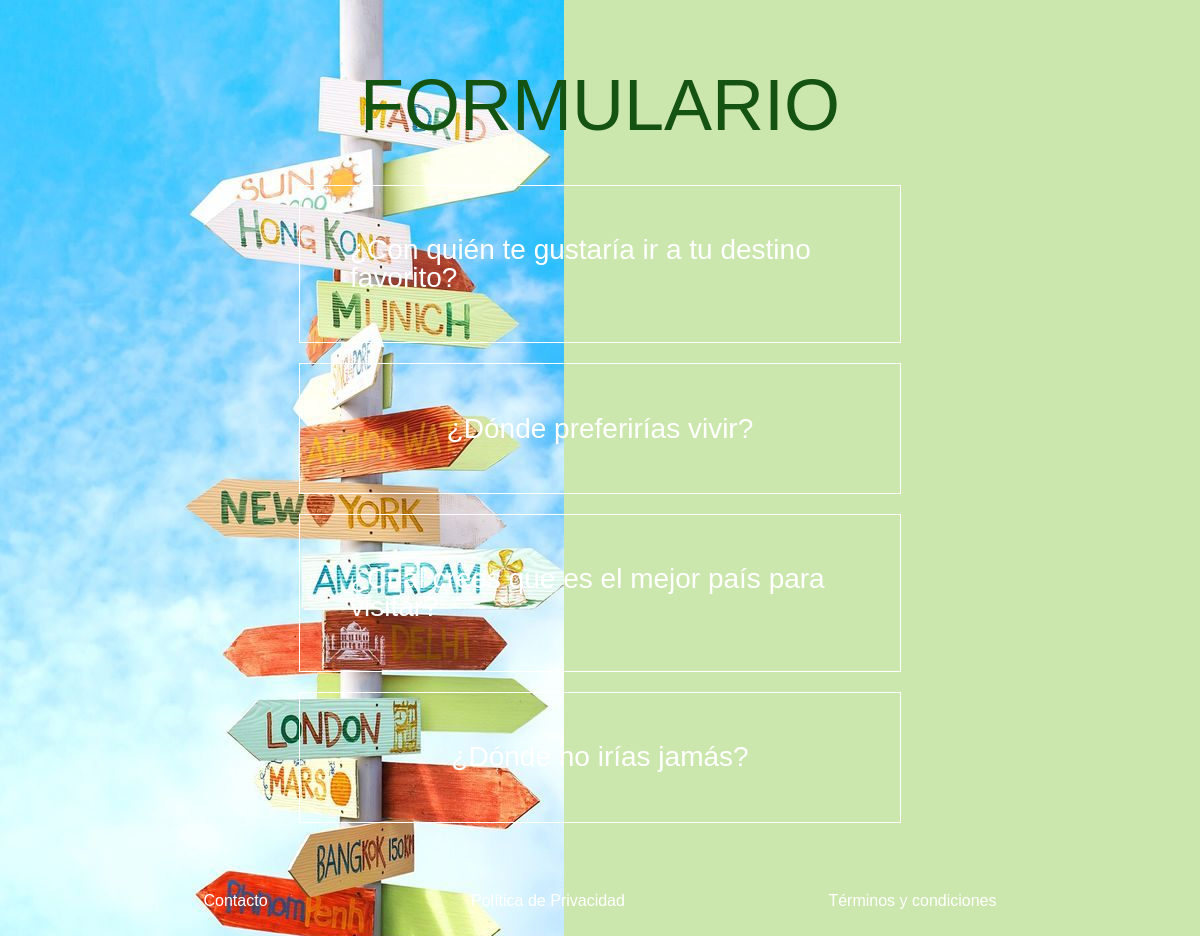
Screenshot of /polls/ with the database file from the repository.
### polls/models.py (models this page shows, shortened)
class Question(models.Model):
    question_text = models.CharField(max_length=200)
    pub_date = models.DateTimeField("date published")

### polls/views.py (the view)
# urls.py: path("", views.IndexView.as_view(), name="index"),
class IndexView(generic.ListView):
    template_name = "polls/index.html"
    context_object_name = "latest_question_list"
    def get_queryset(self):
        question = Question.objects.filter(pub_date__lte=timezone.now())
        question = question.alias(entries=Count("choice")).filter(entries__gte=2)
        return question.order_by("-pub_date")[:5]

### polls/templates/polls/index.html (shortened to what this page needs)
{% load static %}
<!DOCTYPE html>
<html lang="en">
<head>
    <link rel="stylesheet" href="{% static 'polls/reset.css' %}">
    <link rel="stylesheet" href="{% static 'polls/style.css' %}">
</head>
<body>
    <header>
        <h1>FORMULARIO</h1>
    </header>
    <main>
        {% if latest_question_list %}
        <ul>
        {% for question in  latest_question_list %}
            <li> <a href="{% url 'polls:detail' question.id %}">{{ question.question_text }}</a></li>
        {% endfor %}
        </ul>
        {% else %}
            <p>No polls are available.</p>
        {% endif %}
    </main>
    <footer>
        <a href="#">Contacto</a>
        <a href="#">Política de Privacidad</a>
        <a href="#">Términos y condiciones</a>
    </footer>
</body>
</html>

### polls/static/polls/style.css (style rules this page uses)
header { display: flex; align-items: center; justify-content: right; padding: 50px; padding-top: 75px; height: 60px; font-size: 72px; color: rgb(21, 83, 19); font-family: Verdana, Geneva, Tahoma, sans-serif; font-weight: lighter; }
body { display: flex; align-items: center; justify-content: right; height: 100vh; background: #cce7ad url("images/cartel.jfif") no-repeat; font-family: Verdana, Geneva, Tahoma, sans-serif; flex-direction: column; }
ul { display: flex; align-items: center; justify-content: center; flex-direction: column; }
li { display: flex; align-items: center; justify-content: center; width: 500px; border: 1px solid white; padding: 10%; margin-bottom: 20px; font-size: 28px; }
a { color: white; text-decoration: none; }
footer { display: flex; align-items: center; justify-content: space-evenly; width: 100vw; padding: 50px 0; }

### rows the page displays
Question: question_text "¿Con quién te gustaría ir a tu destino favorito?"
Question: question_text "¿Dónde preferirías vivir?"
Question: question_text "¿Cuál crees que es el mejor país para visitar?"
Question: question_text "¿Dónde no irías jamás?"
